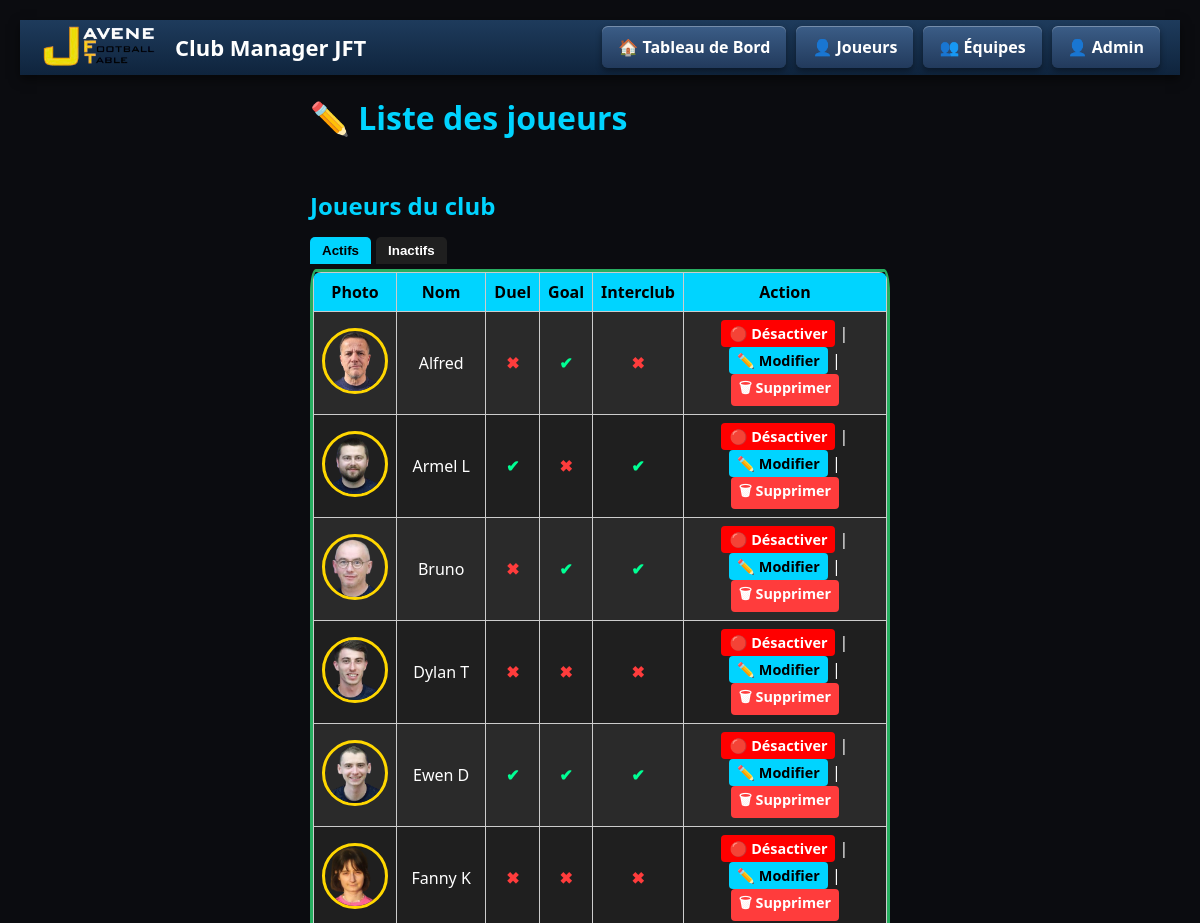
The app's page /admin/player/list (upper part), older data.
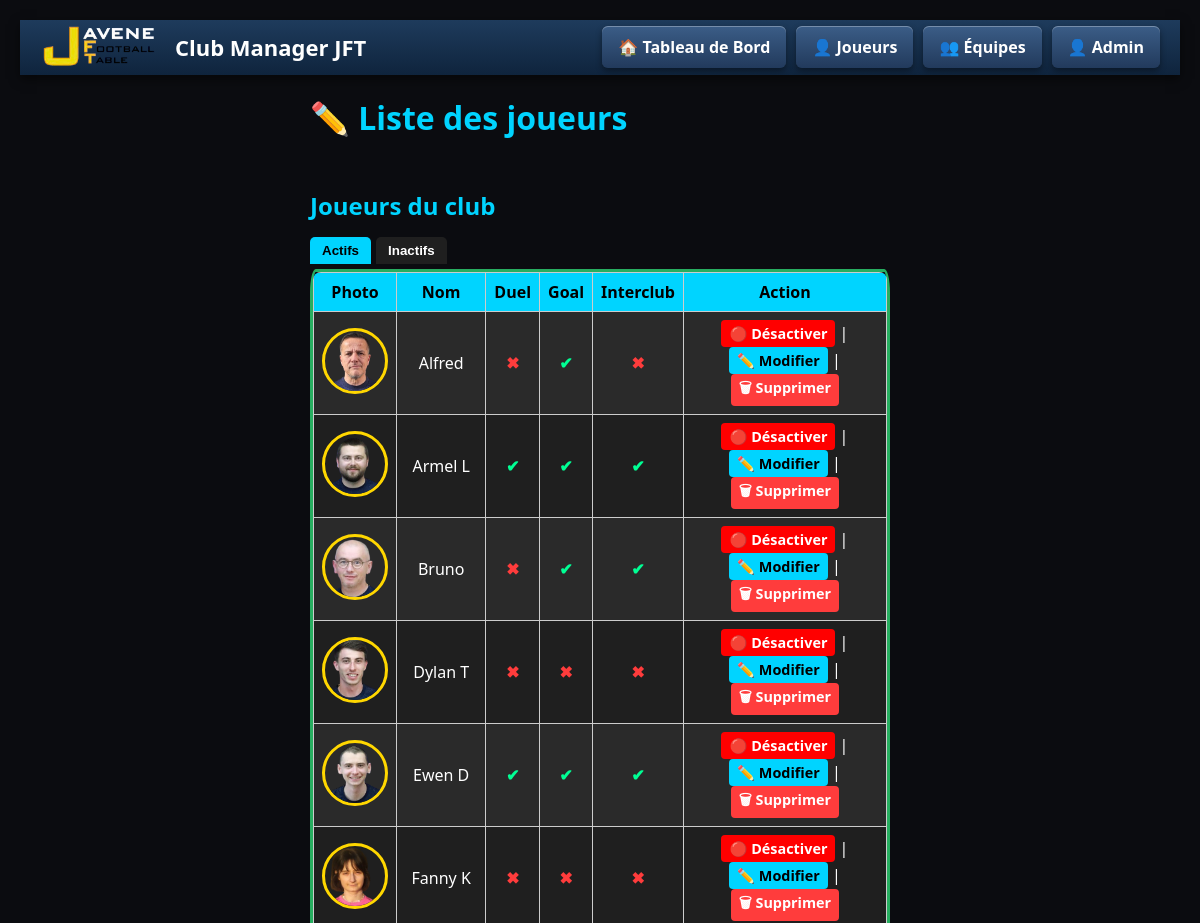
The same page, newer data.
### app.py (models this page shows)
class Player(db.Model):
    id = db.Column(db.Integer, primary_key=True)
    name = db.Column(db.String(100))
    photo = db.Column(db.String(200), default="/static/img/default.png")
    sexe = db.Column(db.String(1), default="M")
    actif = db.Column(db.Boolean, default=True)
    team = db.Column(db.String(1))  # "A", "B" ou NULL
    force_team_b = db.Column(db.Boolean, default=False)
    card_background = db.Column(db.String(200))
    card_video = db.Column(db.String(200), nullable=True)
    duel = db.Column(db.Integer, default=0)
    goal = db.Column(db.Integer, default=0)
    goal_won = db.Column(db.Integer, default=0)
    matches = db.Column(db.Integer, default=0)
    matches_duel = db.Column(db.Integer, default=0)
    matches_goal = db.Column(db.Integer, default=0)
    wins = db.Column(db.Integer, default=0)
    losses = db.Column(db.Integer, default=0)
    elo = db.Column(db.Integer, default=1000)
    membre_club = db.Column(db.Boolean, default=True)
    interclub = db.Column(db.Boolean, default=False)
    interclub_wins = db.Column(db.Integer, default=0)
    atelier_duel = db.Column(db.Boolean, default=True)
    atelier_goal = db.Column(db.Boolean, default=True)
    external_club = db.Column(db.String(100))
    club_logo = db.Column(db.String(200))
    dette = db.Column(db.Float, default=0)
    chbb = db.Column(db.Boolean, default=False)
    chbb_count = db.Column(db.Integer, default=3)
    chbb_date1 = db.Column(db.String(50))
    chbb_date2 = db.Column(db.String(50))
    chbb_date3 = db.Column(db.String(50))

### app.py (the view)
@app.route("/admin/player/list")
def admin_player_list():
    joueurs = Player.query.filter_by(membre_club=True).all()
    return render_template(
        "admin_player_list.html",
        players=joueurs
    )

### app.py (called while the page is built)
@app.after_request
def add_header(response):
    response.headers["Cache-Control"] = "no-store"
    return response

### templates/admin_player_list.html (shortened to what this page needs)
{% extends "base.html" %}
{% block content %}
<h1>✏️ Liste des joueurs</h1>
<h2>Joueurs du club</h2>
<div class="tabs">
    <button class="tab-button active" data-tab="club-actif">Actifs</button>
    <button class="tab-button" data-tab="club-inactif">Inactifs</button>
</div>
<div class="tab-content active" id="club-actif">
    <table class="admin-table">
        <tr>
            <th>Photo</th>
            <th>Nom</th>
            <th>Duel</th>
            <th>Goal</th>
            <th>Interclub</th>
            <th>Action</th>
        </tr>
        {% for p in players if p.membre_club and p.actif %}
        <tr>
            <td><img src="{{ p.photo }}" class="player-photo-admin-player-list"></td>
            <td>{{ p.name }}</td>
            <td><span class="{{ 'yes' if p.atelier_duel else 'no' }}">{{ "✔" if p.atelier_duel else "✖" }}</span></td>
            <td><span class="{{ 'yes' if p.atelier_goal else 'no' }}">{{ "✔" if p.atelier_goal else "✖" }}</span></td>
            <td><span class="{{ 'yes' if p.interclub else 'no' }}">{{ "✔" if p.interclub else "✖" }}</span></td>
            <td>
                {% if p.actif %}
                <a href="/admin/player/toggle/{{p.id}}" class="btn-disable">🔴 Désactiver</a>
                {% else %}
                <a href="/admin/player/toggle/{{p.id}}" class="btn-enable">🟢 Réactiver</a>
                {% endif %}
                |
                <a class="btn-edit" href="/admin/player/edit/{{ p.id }}">✏️ Modifier</a>
                |
                <a class="btn-delete" href="/admin/player/delete/{{ p.id }}" onclick="return confirm('Supprimer ce joueur ?')">🗑 Supprimer</a>
            </td>
        </tr>
        {% endfor %}
    </table>
</div>
{% endblock %}

### templates/base.html (shortened to what this page needs)
<!DOCTYPE html>
<html lang="fr">
<head>
    <link rel="stylesheet" href="{{ url_for('static', filename='css/style.css') }}">
    <link rel="stylesheet" href="{{
        url_for('static', filename='css/' + request.endpoint + '.css') }}">
    <link rel="stylesheet" href="{{ url_for('static', filename='css/base.css') }}">
    {% set css_path = request.path.strip('/').rsplit('/', 1)[0] %}
</head>
<body class="{{ request.endpoint }}">
    <header class="topbar">
        <div class="topbar_left">
            <img src="/static/img/logo/logo_Javené4.png" class="club-logo">
            <div class="title_menu">Club Manager JFT</div>
        </div>
        <nav class="menu">
            <a href="/" class="btn">🏠 Tableau de Bord</a>
            <a href="/players" class="btn">👤 Joueurs</a>
            <a href="/equipe" class="btn">👥 Équipes</a>
            <a href="/admin" class="btn">👤 Admin</a>
        </nav>
    </header>
    <div class="container">
        {% block content %}{% endblock %}
    </div>
</body>
</html>

### static/css/style.css (style rules this page uses)
body { margin: 0; font-family: Arial; }
.topbar { display: flex; align-items: center; justify-content: space-between; background: linear-gradient(#1e3b5c, #0f243d); padding: 0px 20px; box-shadow: 0 4px 10px rgba(0, 0, 0, 0.5); overflow: hidden; }
.topbar_left { display:flex; align-items: center; }
.topbar_left .club-logo { width:120px; max-height: 88px; height: auto; display: block; }
.topbar_left .title_menu { color: white; font-size: 22px; font-weight: bold; margin-left: 15px; }
.menu { display: flex; gap: 10px; }
.btn { background: linear-gradient(#3b5d87, #223a5c); padding: 10px 16px; border-radius: 6px; color: white; text-decoration: none; font-weight: bold; box-shadow: inset 0 1px 0 rgba(255, 255, 255, 0.3), 0 3px 6px rgba(0, 0, 0, 0.4); transition: 0.2s; }

### static/css/admin_player_list.css (style rules this page uses)
body { font-family: 'Segoe UI', Tahoma, Geneva, Verdana, sans-serif; background-color: #0b0c10; color: #fff; margin: 0; padding: 20px; }
h1, h2 { color: #00d4ff; }
h1 { margin-bottom: 10px; }
h2 { margin-top: 50px; margin-bottom: 15px; }
.container { width: 50%; margin: 0 auto 20px; }
.admin-table { width: 100%; margin: 0 auto 20px; border-collapse: collapse; margin-bottom: 20px; background: #1f1f1f; border-radius: 8px; overflow: hidden; }
.admin-table td img, .admin-table td a, .admin-table td span { display: inline-block; margin: 0 auto; }
.admin-table th { background: #00d4ff; color: #000; }
.admin-table tr:nth-child(even) { background: #2a2a2a; }
.player-photo-admin-player-list { width: 60px; height: 60px; border-radius: 50%; object-fit: cover; border-radius: 50%; border: 3px solid gold; margin-bottom: 10px; }
.yes { color: #00ff94; font-weight: bold; }
.no { color: #ff3c3c; font-weight: bold; }
a.btn-edit, a.btn-delete, a.btn-enable, a.btn-disable { padding: 4px 8px; border-radius: 4px; text-decoration: none; font-size: 0.9rem; font-weight: bold; margin-right: 3px; transition: 0.2s; }
a.btn-edit { background: #00d4ff; color: #000; }
a.btn-delete { background: #ff3c3c; color: #fff; }
a.btn-disable { background: #ff0000; color: #fff; }
.tabs { display: flex; gap: 5px; margin-bottom: 5px; }
.tab-button { padding: 6px 12px; border: none; border-radius: 5px 5px 0 0; background: #1f1f1f; color: #fff; font-weight: bold; cursor: pointer; transition: 0.3s; }
.tab-button.active { background: #00d4ff; color: #000; }
.tab-content { display: none; border-radius: 1%; border: 3px solid #27ae60; }
.tab-content.active { display: block; }
.admin-table th, .admin-table td { border: 1px solid #ccc; padding: 8px; text-align: center; }

Row changes from the older to the newer data that the page shows:
changed Player "Armel L": atelier_goal "✖" → "✔"
